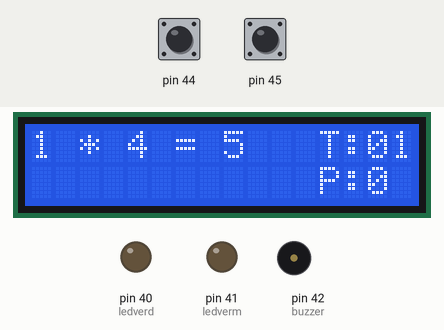
This sketch was run on a simulated Arduino Mega 2560, built with avr-gcc and run on an emulated ATmega2560. Parts: 16×2 character LCD, output pins drawn as LEDs (lit = HIGH), buzzer (waves = sounding). Dashed ring = blinking. The inputs (shaded band) are chosen by the test bench; at power-on: pin 44 HIGH, pin 45 HIGH. Random numbers use the default seed unless the sketch sets one; pins used as bus, display or sensor lines are not drawn.

Above: at 1.2 s.
1.3 s: pin 44 pulled LOW for 0.15 s
At 1.55 s:
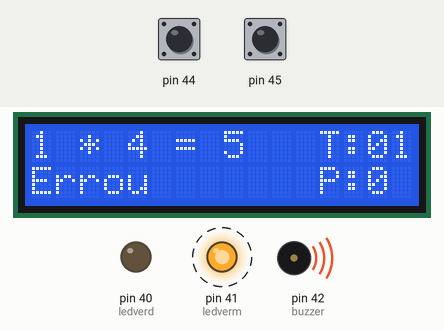
2.0 s: pin 45 pulled LOW for 3.2 s
At 5.7 s:
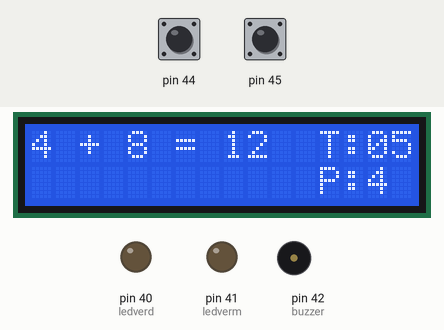
6.7 s: pin 45 pulled LOW for 0.15 s
At 6.95 s:
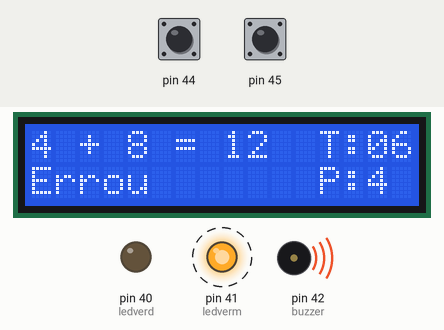
7.4 s: pin 44 pulled LOW for 1 s
At 7.5 s:
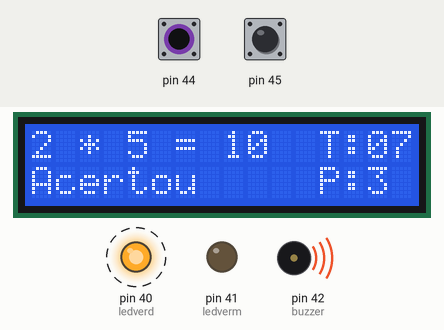
9.9 s: pin 44 pulled LOW for 0.15 s
At 10.43 s:
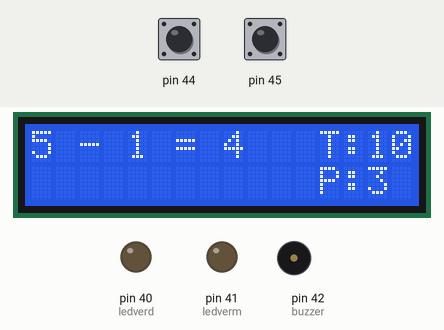
10.6 s: pin 45 pulled LOW for 1 s
At 11.07 s:
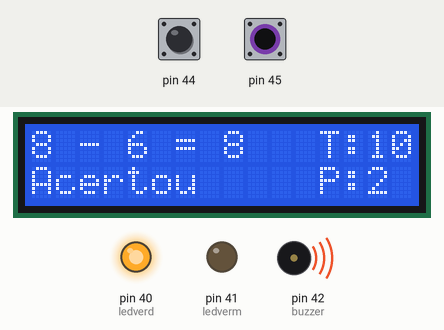
Timing chart, 0 to 21.5 s (numbered marks = the images above; inputs shaded):
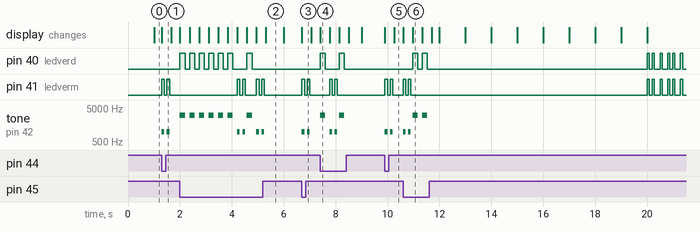

The sketch:

C_digo-Arduino.ino
```cpp
#include <LiquidCrystal.h>
#define RIGHT  3100
#define WRONG  1000


//INICIO MUSICA MÁRIO

#define NOTE_B0  31
#define NOTE_C1  33
#define NOTE_CS1 35
#define NOTE_D1  37
#define NOTE_DS1 39
#define NOTE_E1  41
#define NOTE_F1  44
#define NOTE_FS1 46
#define NOTE_G1  49
#define NOTE_GS1 52
#define NOTE_A1  55
#define NOTE_AS1 58
#define NOTE_B1  62
#define NOTE_C2  65
#define NOTE_CS2 69
#define NOTE_D2  73
#define NOTE_DS2 78
#define NOTE_E2  82
#define NOTE_F2  87
#define NOTE_FS2 93
#define NOTE_G2  98
#define NOTE_GS2 104
#define NOTE_A2  110
#define NOTE_AS2 117
#define NOTE_B2  123
#define NOTE_C3  131
#define NOTE_CS3 139
#define NOTE_D3  147
#define NOTE_DS3 156
#define NOTE_E3  165
#define NOTE_F3  175
#define NOTE_FS3 185
#define NOTE_G3  196
#define NOTE_GS3 208
#define NOTE_A3  220
#define NOTE_AS3 233
#define NOTE_B3  247
#define NOTE_C4  262
#define NOTE_CS4 277
#define NOTE_D4  294
#define NOTE_DS4 311
#define NOTE_E4  330
#define NOTE_F4  349
#define NOTE_FS4 370
#define NOTE_G4  392
#define NOTE_GS4 415
#define NOTE_A4  440
#define NOTE_AS4 466
#define NOTE_B4  494
#define NOTE_C5  523
#define NOTE_CS5 554
#define NOTE_D5  587
#define NOTE_DS5 622
#define NOTE_E5  659
#define NOTE_F5  698
#define NOTE_FS5 740
#define NOTE_G5  784
#define NOTE_GS5 831
#define NOTE_A5  880
#define NOTE_AS5 932
#define NOTE_B5  988
#define NOTE_C6  1047
#define NOTE_CS6 1109
#define NOTE_D6  1175
#define NOTE_DS6 1245
#define NOTE_E6  1319
#define NOTE_F6  1397
#define NOTE_FS6 1480
#define NOTE_G6  1568
#define NOTE_GS6 1661
#define NOTE_A6  1760
#define NOTE_AS6 1865
#define NOTE_B6  1976
#define NOTE_C7  2093
#define NOTE_CS7 2217
#define NOTE_D7  2349
#define NOTE_DS7 2489
#define NOTE_E7  2637
#define NOTE_F7  2794
#define NOTE_FS7 2960
#define NOTE_G7  3136
#define NOTE_GS7 3322
#define NOTE_A7  3520
#define NOTE_AS7 3729
#define NOTE_B7  3951
#define NOTE_C8  4186
#define NOTE_CS8 4435
#define NOTE_D8  4699
#define NOTE_DS8 4978

#define melodyPin 3
int melody[] = {
  NOTE_E7, NOTE_E7, 0, NOTE_E7,
  0, NOTE_C7, NOTE_E7, 0,
  NOTE_G7, 0, 0,  0,
  NOTE_G6, 0, 0, 0,

  NOTE_C7, 0, 0, NOTE_G6,
  0, 0, NOTE_E6, 0,
  0, NOTE_A6, 0, NOTE_B6,
  0, NOTE_AS6, NOTE_A6, 0,

  NOTE_G6, NOTE_E7, NOTE_G7,
  NOTE_A7, 0, NOTE_F7, NOTE_G7,
  0, NOTE_E7, 0, NOTE_C7,
  NOTE_D7, NOTE_B6, 0, 0,

  NOTE_C7, 0, 0, NOTE_G6,
  0, 0, NOTE_E6, 0,
  0, NOTE_A6, 0, NOTE_B6,
  0, NOTE_AS6, NOTE_A6, 0,

  NOTE_G6, NOTE_E7, NOTE_G7,
  NOTE_A7, 0, NOTE_F7, NOTE_G7,
  0, NOTE_E7, 0, NOTE_C7,
  NOTE_D7, NOTE_B6, 0, 0
};
int tempo[] = {
  12, 12, 12, 12,
  12, 12, 12, 12,
  12, 12, 12, 12,
  12, 12, 12, 12,

  12, 12, 12, 12,
  12, 12, 12, 12,
  12, 12, 12, 12,
  12, 12, 12, 12,

  9, 9, 9,
  12, 12, 12, 12,
  12, 12, 12, 12,
  12, 12, 12, 12,

  12, 12, 12, 12,
  12, 12, 12, 12,
  12, 12, 12, 12,
  12, 12, 12, 12,

  9, 9, 9,
  12, 12, 12, 12,
  12, 12, 12, 12,
  12, 12, 12, 12,
};

//FIM DO CÓDIGO DA MUSICA DO MARIO

LiquidCrystal lcd(52, 53, 50, 51, 48, 49);

int numero1, numero2, numero3,resultado;
int pontos =0;
int buzzer = 42;
int ledverd = 40;
int ledverm = 41;
int sim;
int nao;

float valida = 0;
unsigned long time=0;
unsigned long inicio=0;
int s, su=0,sd=0;
String operando="";

void setup() {
    randomSeed(analogRead(A0));
    pinMode(44, INPUT_PULLUP);
    pinMode(45, INPUT_PULLUP);
    pinMode(buzzer, OUTPUT);
    pinMode(ledverd, OUTPUT);
    pinMode(ledverm, OUTPUT);
    rodada();
}

void loop() {
      if(sd<2){
       tempos();
       funcao();
     }
}
void fim(){
  lcd.clear();
  lcd.setCursor(2, 0);
  lcd.print("FIM DE JOGO");
  lcd.setCursor(3, 1);
  lcd.print("Pontos:");
  lcd.setCursor(11, 1);
  lcd.print(pontos);
  sing();
}

void tempos(){
    time = millis()-inicio;
    s=(time/1000)%60;
    su=s%10;
    sd=(s-su)/10;
    lcd.setCursor(12,0);
    lcd.print("T");
    lcd.setCursor(13,0);
    lcd.print(":");
    lcd.print(sd);
    lcd.print(su);
    lcd.setCursor(12, 2);
    lcd.print("P:");
    lcd.setCursor(14, 2);
    lcd.print(pontos);
}
void funcao(){
      do{
        tempos();
        sim = digitalRead(44);
        nao = digitalRead(45);
        if (sim==0) {
          sim = 0;
          check(sim);
          return;
        } else if (nao == 0) {
          nao = 1;
          check(nao);
          return;
        }
      }while(sd<2);
      fim();
}


int resposta(int *numero){
  int aleatorio = random(0, 3);
  if(aleatorio!=0){
    *numero = *numero+random(1,9);
  }
  return aleatorio;

}
void rodada(){
    numero1 = random(1,9);
    numero2 = random(1,9);
    numero3 = random(1,5);
    int temp =0;
    switch(numero3)
    {
      case 1:
        operando="+";
        resultado=numero1+numero2;
        break;
      case 2:
        operando="-";
          if(numero1<numero2)
          {
            temp=numero1;
            numero1=numero2;
            numero2=temp;
          }
        resultado=numero1-numero2;
        break;
       case 3:
        operando="*";
        resultado=numero1*numero2;
        break;
       case 4:
         operando="/";
         resultado=numero1%numero2;
         if(resultado!=0)
         {
           operando="*";
           resultado=numero1*numero2;
         }
         else
         {
           resultado=numero1/numero2;
         }
    }

    valida = resposta(&resultado);
    lcd.begin(16, 2);
    lcd.print(numero1);
    lcd.setCursor(2,0);
    lcd.print(operando);
    lcd.setCursor(4,0);
    lcd.print(numero2);
    lcd.print(" = ");
    lcd.print(resultado);
}


void check(int ans) {

  if (ans == valida || ans == valida/2) {
      lcd.setCursor(0, 1);
      lcd.print("Acertou");
      pontos=pontos+1;
      ToneAcertar();
      rodada();
    } else {
      lcd.setCursor(0, 1);
      lcd.print("Errou");
      pontos=pontos-1;
      ToneErrar();
      rodada();
    }
}

void ToneAcertar(){
  tone(buzzer, RIGHT, 500);
  digitalWrite(ledverd,HIGH);
  delay(200);
  noTone(buzzer);
  digitalWrite(ledverd,LOW);
  delay(100);
}

void ToneErrar(){
  tone(buzzer, WRONG);
  digitalWrite(ledverm,HIGH);
  delay(100);
  noTone(buzzer);
  digitalWrite(ledverm,LOW);
  delay(100);
  tone(buzzer, WRONG);
  digitalWrite(ledverm,HIGH);
  delay(100);
  noTone(buzzer);
  digitalWrite(ledverm,LOW);
}

void buzz(int targetPin, long frequency, long length) {
  digitalWrite(ledverd, HIGH);
  digitalWrite(ledverm, HIGH);
  long delayValue = 1000000 / frequency / 2; // calculate the delay value between transitions
  long numCycles = frequency * length / 1000; // calculate the number of cycles for proper timing
  for (long i = 0; i < numCycles; i++) { // for the calculated length of time...
    digitalWrite(targetPin, HIGH); // write the buzzer pin high to push out the diaphram
    delayMicroseconds(delayValue); // wait for the calculated delay value
    digitalWrite(targetPin, LOW); // write the buzzer pin low to pull back the diaphram
    delayMicroseconds(delayValue); // wait again or the calculated delay value
  }
  digitalWrite(ledverd, LOW);
  digitalWrite(ledverm, LOW);

}

void sing() {
    Serial.println(" 'Mario Theme'");
    int size = sizeof(melody) / sizeof(int);
    for (int thisNote = 0; thisNote < size; thisNote++) {
      int noteDuration = 1000 / tempo[thisNote];

      buzz(buzzer, melody[thisNote], noteDuration);

      int pauseBetweenNotes = noteDuration * 1.30;
      delay(pauseBetweenNotes);

      buzz(buzzer, 0, noteDuration);

    }
}
```

Measured:
- after the input at 1.3 s, pin 41 (ledverm): alternates HIGH for 0.10 s and LOW for 0.10 s, 4 changes in all, then stays LOW, starting at once; tone on pin 42 (buzzer): alternates 1000 Hz for 0.10 s and silent for 0.10 s, 4 changes in all, then stays silent, starting at once; the display: changes at once (image 1)
- after the input at 2.0 s, pin 40 (ledverd): goes 5 × (HIGH 0.20 s, LOW 0.17 s), HIGH 0.20 s, LOW 0.54 s, HIGH 0.20 s, then LOW, starting at once; pin 41 (ledverm): LOW → HIGH after 2.2 s, → LOW 0.10 s later, → HIGH 0.10 s later, → LOW 0.10 s later, … (8 changes in this stretch)
- after the input at 6.7 s, pin 41 (ledverm): alternates HIGH for 0.10 s and LOW for 0.10 s, 4 changes in all, then stays LOW, starting at once; tone on pin 42 (buzzer): alternates 1000 Hz for 0.10 s and silent for 0.10 s, 4 changes in all, then stays silent, starting at once
- after the input at 7.4 s, pin 40 (ledverd): alternates HIGH for 0.20 s and LOW for 0.54 s, 4 changes in all, then stays LOW, starting at once; pin 41 (ledverm): alternates HIGH for 0.10 s and LOW for 0.10 s, 4 changes in all, then stays LOW, starting after 0.37 s
- after the input at 9.9 s, pin 41 (ledverm): alternates HIGH for 0.10 s and LOW for 0.10 s, 4 changes in all, then stays LOW, starting at once; tone on pin 42 (buzzer): alternates 1000 Hz for 0.10 s and silent for 0.10 s, 4 changes in all, then stays silent, starting at once
- after the input at 10.6 s, tone on pin 42 (buzzer): plays 1000 Hz for 0.10 s, 1000 Hz for 0.10 s, 3100 Hz for 0.20 s, 3100 Hz for 0.20 s, starting at once
- what the display in image 2 shows lasts 0.7 s, from 5.3 s to 6.0 s
